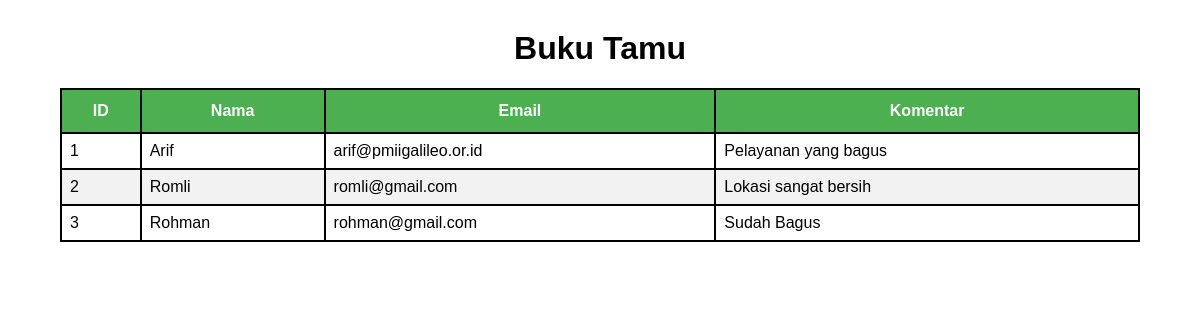
The app's page /8/index.php with its own data.
### tables this page shows
CREATE TABLE `bukutamu` (
  `id_bukutamu` int(11) NOT NULL,
  `nama` varchar(100) NOT NULL,
  `email` varchar(100) NOT NULL,
  `komentar` text NOT NULL
);

### 8/index.php (the view, shortened to what this page needs)
<?php
include_once("connection.php");
$result = "SELECT * FROM bukutamu";
$getData = $connection->query($result);
?>
<html>
<head>
	<link rel="stylesheet" type="text/css" href="style.css">
</head>
<body>
	<div style="margin-top: 30px;">
		<div class="container">
			<h1 class="text-center">Buku Tamu</h1>
			<div class="col-lg-12">
				<table width='80%' border=1 align="center" class="table">
					<thead>
						<tr>
							<th class="text-center">ID</th>
							<th class="text-center">Nama</th>
							<th class="text-center">Email</th>
							<th class="text-center">Komentar</th>
						</tr>
					</thead>
					<?php
					while($user_data = $getData->fetch_array()) {
						echo "<td>".$user_data['id_bukutamu']."</td>";
						echo "<td>".$user_data['nama']."</td>";
						echo "<td>".$user_data['email']."</td>";
						echo "<td>".$user_data['komentar']."</td>";
					}
					?>
				</table>
			</div>
		</div>
	</div>

### 8/style.css (style rules this page uses)
html { scroll-behavior: smooth; }
body { margin: 0; font-family: Arial, Helvetica, sans-serif; }
* { box-sizing: border-box; }
.table { border-collapse: collapse; width: 100%; background-color: #fff }
.table td, .table th { border: 2px solid #000; padding: 8px; }
.table th { padding-top: 12px; padding-bottom: 12px; text-align: left; background-color: #4CAF50; color: white; }
.text-center { text-align: center !important; }
.container { margin: 0 5%; }

### records on screen
bukutamu: id_bukutamu "1", nama "Arif", email "arif@pmiigalileo.or.id", komentar "Pelayanan yang bagus"
bukutamu: id_bukutamu "2", nama "Romli", email "romli@gmail.com", komentar "Lokasi sangat bersih"
bukutamu: id_bukutamu "3", nama "Rohman", email "rohman@gmail.com", komentar "Sudah Bagus"
